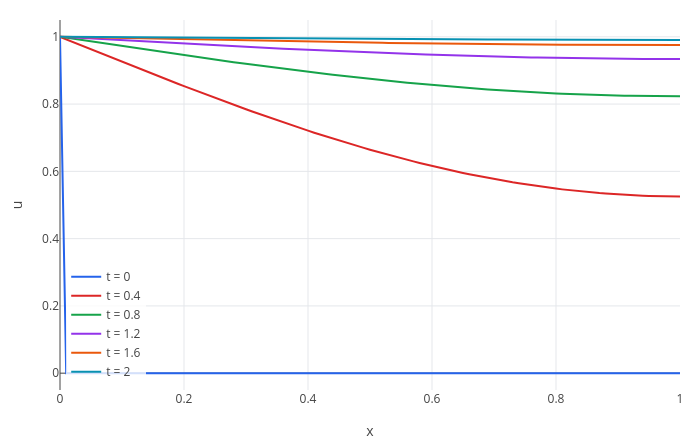

The notebook cell saved with this chart:
### Markdown cell above
## 4. Ends, steady states and heat sources

A last argument, a record of options, changes the set-up. `k` sets the diffusivity, `left` and `right` set the ends:
a temperature, an expression in $t$, or `"insulated"` (no heat flows through, $u_x = 0$). Hold the left end of a cold
rod at temperature 1 and insulate the right end:

### Code cell
s = heat(0, x, 0, 1, 2, {left: 1, right: "insulated"});
pdeplot(s, "lines")
